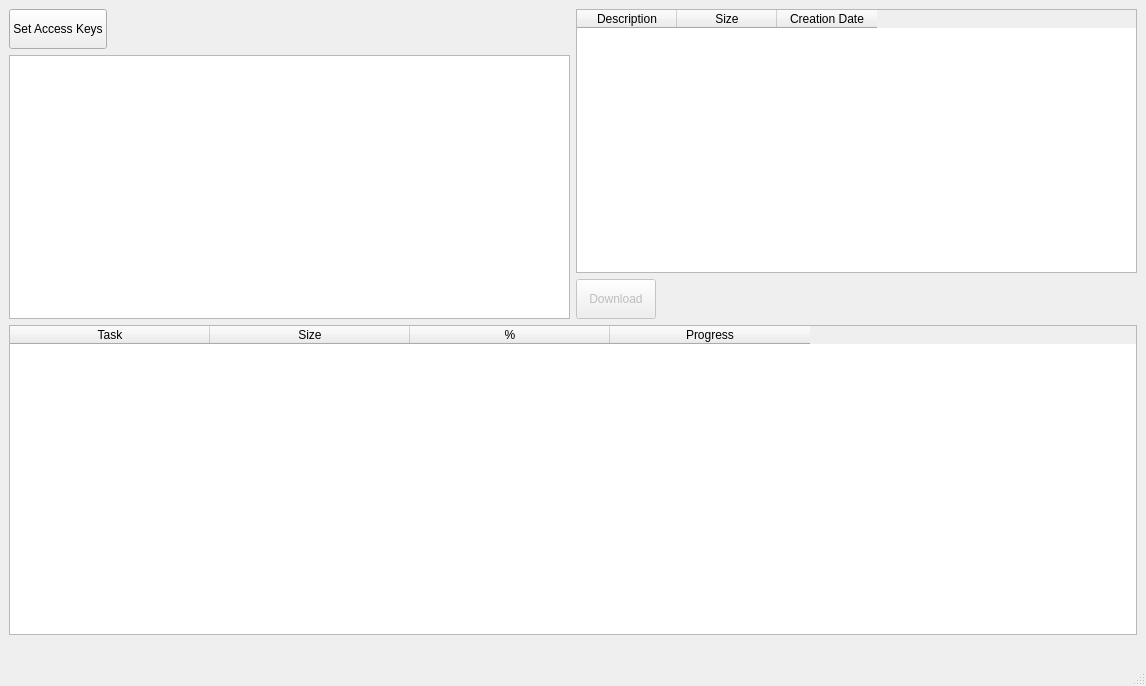
<?xml version="1.0" encoding="UTF-8"?>
<ui version="4.0">
 <class>MainWindow</class>
 <widget class="QMainWindow" name="MainWindow">
  <property name="geometry">
   <rect>
    <x>0</x>
    <y>0</y>
    <width>1146</width>
    <height>686</height>
   </rect>
  </property>
  <property name="contextMenuPolicy">
   <enum>Qt::CustomContextMenu</enum>
  </property>
  <property name="windowTitle">
   <string>MainWindow</string>
  </property>
  <widget class="QWidget" name="centralwidget">
   <layout class="QGridLayout" name="gridLayout">
    <item row="1" column="0">
     <layout class="QHBoxLayout" name="speller2">
      <item>
       <spacer name="horizontalSpacer">
        <property name="orientation">
         <enum>Qt::Horizontal</enum>
        </property>
        <property name="sizeHint" stdset="0">
         <size>
          <width>40</width>
          <height>20</height>
         </size>
        </property>
       </spacer>
      </item>
     </layout>
    </item>
    <item row="0" column="0">
     <layout class="QVBoxLayout" name="verticalLayout_3">
      <item>
       <layout class="QHBoxLayout" name="horizontalLayout_8">
        <item>
         <layout class="QVBoxLayout" name="speller">
          <item>
           <layout class="QHBoxLayout" name="horizontalLayout">
            <item>
             <widget class="QPushButton" name="access_keys_button">
              <property name="enabled">
               <bool>true</bool>
              </property>
              <property name="minimumSize">
               <size>
                <width>0</width>
                <height>40</height>
               </size>
              </property>
              <property name="autoFillBackground">
               <bool>true</bool>
              </property>
              <property name="text">
               <string>Set Access Keys</string>
              </property>
              <property name="default">
               <bool>false</bool>
              </property>
              <property name="flat">
               <bool>false</bool>
              </property>
             </widget>
            </item>
            <item>
             <spacer name="horizontalSpacer_2">
              <property name="orientation">
               <enum>Qt::Horizontal</enum>
              </property>
              <property name="sizeHint" stdset="0">
               <size>
                <width>40</width>
                <height>20</height>
               </size>
              </property>
             </spacer>
            </item>
           </layout>
          </item>
          <item>
           <widget class="QTreeView" name="treeView">
            <property name="contextMenuPolicy">
             <enum>Qt::CustomContextMenu</enum>
            </property>
            <property name="editTriggers">
             <set>QAbstractItemView::NoEditTriggers</set>
            </property>
            <property name="alternatingRowColors">
             <bool>true</bool>
            </property>
            <property name="autoExpandDelay">
             <number>0</number>
            </property>
            <attribute name="headerVisible">
             <bool>false</bool>
            </attribute>
           </widget>
          </item>
         </layout>
        </item>
        <item>
         <layout class="QVBoxLayout" name="verticalLayout_4">
          <item>
           <widget class="QTableWidget" name="filesTable">
            <property name="styleSheet">
             <string notr="true">#QHeaderView::section { background-color:#dddddd; }</string>
            </property>
            <property name="selectionBehavior">
             <enum>QAbstractItemView::SelectRows</enum>
            </property>
            <column>
             <property name="text">
              <string>Description</string>
             </property>
            </column>
            <column>
             <property name="text">
              <string>Size</string>
             </property>
            </column>
            <column>
             <property name="text">
              <string>Creation Date</string>
             </property>
            </column>
           </widget>
          </item>
          <item>
           <layout class="QHBoxLayout" name="horizontalLayout_9">
            <item>
             <widget class="QPushButton" name="download_btn">
              <property name="enabled">
               <bool>false</bool>
              </property>
              <property name="minimumSize">
               <size>
                <width>0</width>
                <height>40</height>
               </size>
              </property>
              <property name="text">
               <string>Download</string>
              </property>
              <property name="default">
               <bool>false</bool>
              </property>
              <property name="flat">
               <bool>false</bool>
              </property>
             </widget>
            </item>
            <item>
             <spacer name="horizontalSpacer_3">
              <property name="orientation">
               <enum>Qt::Horizontal</enum>
              </property>
              <property name="sizeHint" stdset="0">
               <size>
                <width>40</width>
                <height>20</height>
               </size>
              </property>
             </spacer>
            </item>
           </layout>
          </item>
         </layout>
        </item>
       </layout>
      </item>
      <item>
       <widget class="QTableWidget" name="tasksTable">
        <property name="minimumSize">
         <size>
          <width>512</width>
          <height>0</height>
         </size>
        </property>
        <property name="columnCount">
         <number>4</number>
        </property>
        <attribute name="horizontalHeaderDefaultSectionSize">
         <number>200</number>
        </attribute>
        <column>
         <property name="text">
          <string>Task</string>
         </property>
        </column>
        <column>
         <property name="text">
          <string>Size</string>
         </property>
        </column>
        <column>
         <property name="text">
          <string>%</string>
         </property>
        </column>
        <column>
         <property name="text">
          <string>Progress</string>
         </property>
        </column>
       </widget>
      </item>
     </layout>
    </item>
   </layout>
  </widget>
  <widget class="QMenuBar" name="menubar">
   <property name="geometry">
    <rect>
     <x>0</x>
     <y>0</y>
     <width>1146</width>
     <height>22</height>
    </rect>
   </property>
  </widget>
  <widget class="QStatusBar" name="statusbar"/>
 </widget>
 <resources/>
 <connections/>
</ui>
